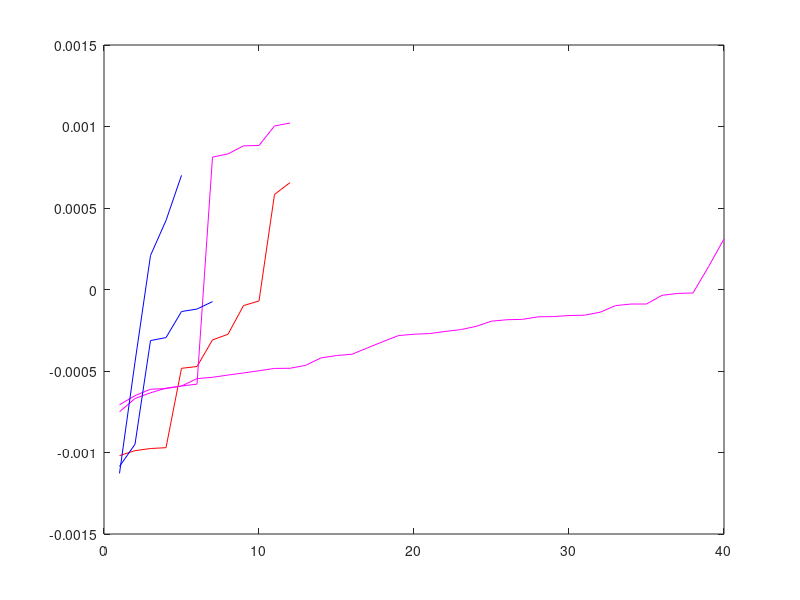

This figure's MATLAB source: (Note: this script raises an error after producing the figure.)
% 

% NON-EQUAL SSD

% distinct correct:

% distinct correct:
valuesA = [-0.0010189731411668344,-0.0009886582533682033,-0.0009754693753297136,-0.0009704209680897238,-0.0004834296402657736,-0.0004725274115504883,-0.0003091382985231573,-0.0002746157537518203,-0.0000988307193511566,-0.00007028734626559302,0.0005830683993378913,0.0006558981166954713];
% distinct incorrect:
valuesB = [-0.0010850841775639428,-0.0009493694215443427,-0.0003133076195838595,-0.0002951005773199051,-0.0001352003360479626,-0.0001198639079082345,-0.00007428975512105648];




% indistinct correct:
valuesC = [-0.0007069876869677233,-0.0006511906677373727,-0.0006117485986480725,-0.0006079086679026891,-0.0005919576304296301,-0.0005806217581186751,0.0008122972901870851,0.0008318996195490937,0.0008812787185419825,0.0008835370277405532,0.0010033842715988124,0.0010211615860347037];
% indistinct wrong:
valuesD = [-0.0011280685973223913,-0.00044530388216764755,0.00020861102238993418,0.00042337886984532025,0.000700304981096508];



% noise correct:
valuesE = [-0.0007504892168261532,-0.0006685606760609288,-0.0006337621472123343,-0.0006052965439406176,-0.0005921556421223408,-0.0005467141744834842,-0.0005387420244095844,-0.0005248311734228705,-0.0005120026933469517,-0.0004986159116015411,-0.0004841362378391132,-0.00048326295147014603,-0.0004652641786164954,-0.0004196792986721043,-0.0004050960596953755,-0.0003972079978331394,-0.00035807091353380654,-0.0003196506795544162,-0.00028269570386666245,-0.0002742852212041709,-0.0002704419921890858,-0.00025749772646311,-0.0002462074247870348,-0.00022638454412712697,-0.00019430101550871825,-0.00018538943855517243,-0.00018306966452646617,-0.00016762994603198724,-0.00016611541420551935,-0.0001597529941079208,-0.00015761142315343305,-0.0001396688337904935,-0.00009890003753429794,-0.0000890915479531373,-0.00008907580585833049,-0.00003568451530877993,-0.00002402274183530789,-0.000021568307768269153,0.00013976146226630308,0.0003101164091682779];
% noise wrong:
values = [-0.0006804865844643642,-0.0006777678255713139,-0.0005571889605431947,-0.0005416366383498472,-0.0005234092459608135,-0.00037439078143833467,-0.00037224854940305554,-0.0003539402280310838,-0.0003384626178512266,-0.0003227443601420978,-0.00031943698731985644,-0.0003117343282350089,-0.00030569817784137663,-0.00029114800687769386,-0.00028746971858160264,-0.0002825820725139354,-0.0002680206782593609,-0.0002661902931520902,-0.0002655459649953578,-0.0002644071932448695,-0.00026130682148316545,-0.0002083616314889128,-0.00019916243036633652,-0.00019677019961612734,-0.0001788611534216503,-0.0001360529194230715,-0.00011800382536983342,-0.00011258370740069858,-0.00008341756048784405,-0.000007564844162904674,0.00004474382243202053,0.00006587537549636003,0.00007250509295128908];




hold off;
plot( valuesA, 'r-' );
hold on;
%plot( values0, 'r-' );

plot( valuesC, 'm-' );
plot( valuesE, 'm-' );

plot( valuesB, 'b-' );
plot( valuesD, 'b-' );
plot( valuesF, 'b-' );
